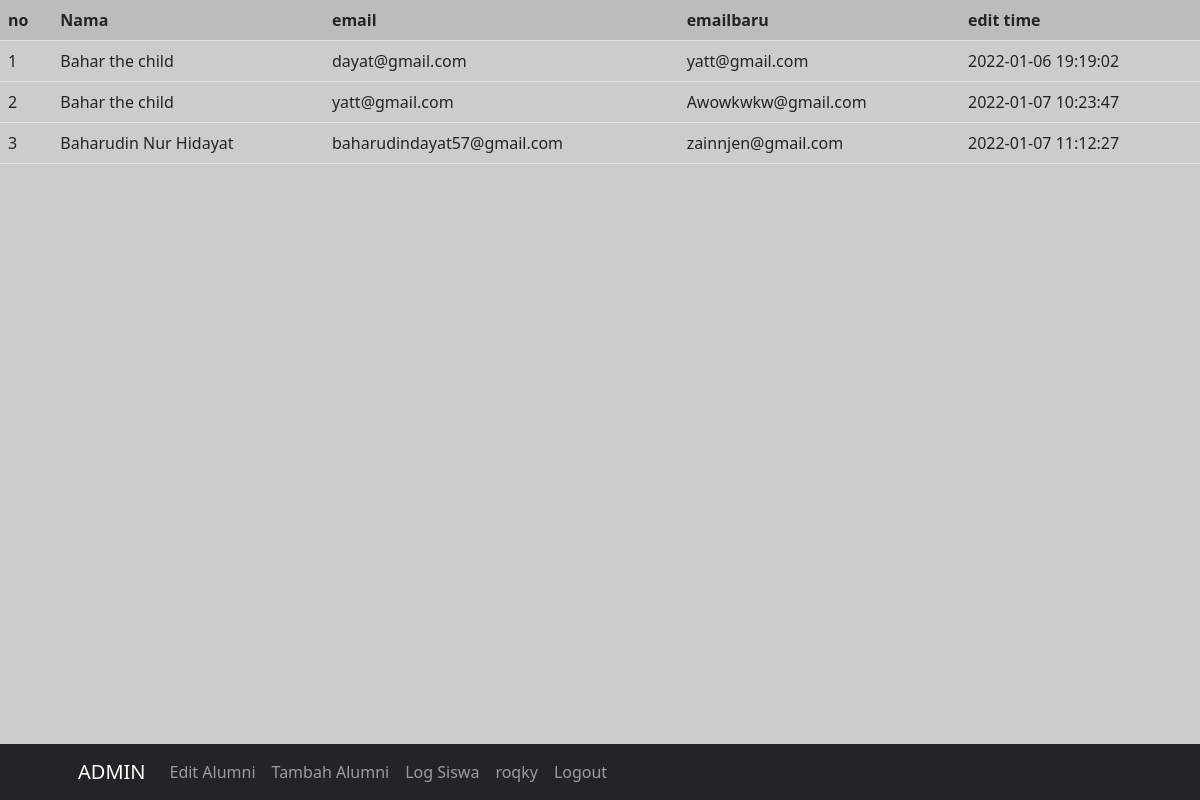
Screenshot of /logsiswaadmin.php (signed in) with the database file from the repository.
### tables this page shows
CREATE TABLE `log` (
  `id` int(11) NOT NULL,
  `nama` varchar(50) NOT NULL,
  `email` varchar(50) NOT NULL,
  `emailbaru` varchar(50) NOT NULL,
  `edittime` datetime NOT NULL
);

### logsiswaadmin.php (the view, shortened to what this page needs)
<?php
require("assets/config.php");
?>
<!DOCTYPE html>
<html>
<head>
    <link rel="stylesheet" href="style.css" />
    <link href="https://cdn.jsdelivr.net/npm/bootstrap@5.0.2/dist/css/bootstrap.min.css" rel="stylesheet">
    <link href="/assets/css/styles.css" rel="stylesheet" />
</head>
<body>
            <nav class="navbar navbar-expand-lg navbar-dark bg-dark fixed-bottom">
            <div class="container px-4 px-lg-5">
                <a class="navbar-brand" href="dashboardadmin.php">ADMIN</a>
                <div class="collapse navbar-collapse" id="navbarResponsive">
                    <ul class="navbar-nav ml-auto">
                        <li class="nav-item"><a class="nav-link" href="editalumniadmin.php">Edit Alumni</a></li>
                        <li class="nav-item"><a class="nav-link" href="tambahalumni.php">Tambah Alumni</a></li>
                        <li class="nav-item"><a class="nav-link" href="logsiswaadmin.php">Log Siswa</a></li>
                        <li class="nav-item"><a class="nav-link" href="#!"><?php echo $_SESSION['username']; ?></a></li>
                        <li class="nav-item"><a class="nav-link" href="logout.php">Logout</a></li>
                    </ul>
                </div>
            </div>
        </nav>
        <section>
            <table class="table table-hover">
                <tr>
                    <th>no</th>
                    <th>Nama</th>
                    <th>email</th>
                    <th>emailbaru</th>
                    <th>edit time</th>
                </tr>
            <?php
                $No = 1;
                $query = "select * from log";
                $data = mysqli_query($con,$query);
                while ($r = mysqli_fetch_array($data)){
                    $nama = $r['nama'];
                    $jurusan = $r['email'];
                    $tahunlulus = $r['emailbaru'];
                    $alamat = $r['edittime'];
            ?>
                <tr>
                    <td><?php echo $No++; ?></td>
                    <td><?php echo $nama; ?></td>
                    <td><?php echo $jurusan; ?></td>
                    <td><?php echo $tahunlulus; ?></td>
                    <td><?php echo $alamat; ?></td>
                </tr>
                <?php } ?>
            </table>
        </section>
</body>
</html>

### assets/css/style.css (style rules this page uses)
body { margin: 0; font-family: -apple-system, BlinkMacSystemFont, 'Segoe UI', Roboto, Oxygen, Ubuntu, Cantarell, 'Open Sans', 'Helvetica Neue', sans-serif; }

### rows the page displays
log: nama "Bahar the child", email "dayat@gmail.com", emailbaru "yatt@gmail.com", edittime "2022-01-06 19:19:02"
log: nama "Bahar the child", email "yatt@gmail.com", emailbaru "Awowkwkw@gmail.com", edittime "2022-01-07 10:23:47"
log: nama "Baharudin Nur Hidayat", email "baharudindayat57@gmail.com", emailbaru "zainnjen@gmail.com", edittime "2022-01-07 11:12:27"

### other values shown
$_SESSION['username'] "roqky"
